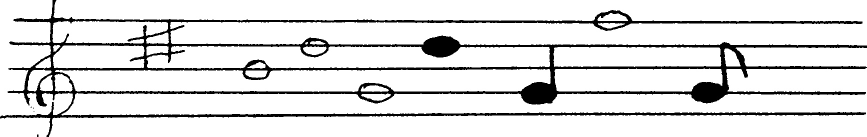
#> input picture kck/po progowaniu.jpg, 1734 x 273 px (shown at 1/2 size)
$ python -i obraz.py   (imports and definitions only)
#> lines starting #> are read from the running program, lines starting #| are printed output that depends on the picture; after the words box and inside, x2 and y2 are one past the last pixel; in counts of white or black regions, pixels touching at a corner belong together
#> further down, picture is the input picture: shape (273, 1734, 3); min 0, max 255, mean 223.5
import numpy as np
import cv2
import pieciolinia as piecio
from skimage.morphology import square
from skimage import morphology

def inwersja(img):
    return (255 - img)
# korekcja gamma
# [9 lines left out: function gamma, not called in this run]

# skaluje zdjecie na podatawie podanej wysokosci
def skaluj_wysokosc(img, height):
    percent = height / float(img.shape[0])
    return cv2.resize(img, (int(img.shape[1] * percent), height))

# skaluje zdjecie na podstawie podanej szerokosci
def skaluj_szerokosc(img, width):
    percent = width / float(img.shape[1])
    return cv2.resize(img, (width, int(img.shape[0] * percent)))

# rozmazuje zdjecie o okreslony wspolczeynnik, nastepnie proguje obraz
# [74 lines left out: functions rozmaz_proguj, progowanie, wczytaj, laduj_szary_obraz, obroc, przytnij and 3 more, not called in this run]

def filtruj(img):
    #img = cv2.medianBlur(img, 5)
    #th3 = cv2.adaptiveThreshold(img, 255, cv2.ADAPTIVE_THRESH_GAUSSIAN_C, cv2.THRESH_BINARY, 11, 5)
    kernel_size = 1
    #img = cv2.GaussianBlur(img, (kernel_size, kernel_size), 0)
    low_threshold = 50
    high_threshold = 200
    edges = cv2.Canny(img, low_threshold, high_threshold)
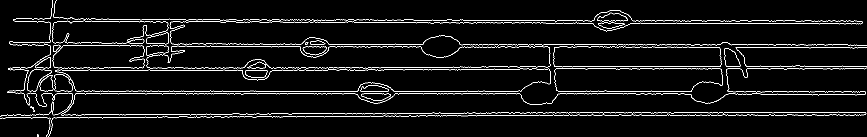
#> edges: shape (273, 1734) (shown at 1/2 size); 4.3% white in thin lines or dots

    count = 3
    dilated = edges
    for i in range(count):
        dilated = morphology.dilation(dilated, square(3))
#> this loop made 3 passes
#> pass 1, in filtruj, `dilated = morphology.dilation(dilated, square(3))`:
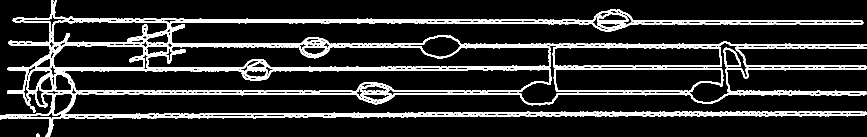
#> dilated: shape (273, 1734) (shown at 1/2 size); 14.6% white; 3 white regions, box (x1, y1, x2, y2) and area: (0, 0, 1734, 273) 68654, (1447, 95, 1482, 135) 398, (73, 267, 79, 273) 32
#> pass 3, in filtruj, `dilated = morphology.dilation(dilated, square(3))`:
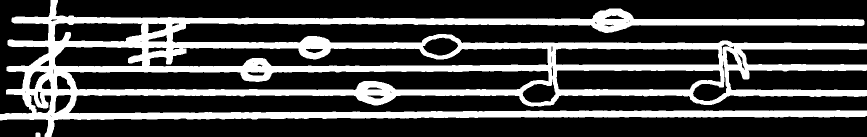
#> dilated: shape (273, 1734) (shown at 1/2 size); 27.9% white; 2 white regions, box (x1, y1, x2, y2) and area: (0, 0, 1734, 273) 131832, (71, 265, 81, 273) 76

    eroded = dilated
    for i in range(count):
        eroded = morphology.erosion(eroded, square(3))
#> this loop made 3 passes
#> pass 1, in filtruj, `eroded = morphology.erosion(eroded, square(3))`:
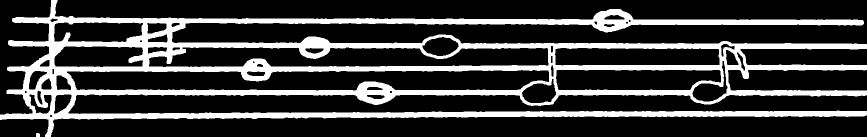
#> eroded: shape (273, 1734) (shown at 1/2 size); 23.2% white; 2 white regions, box (x1, y1, x2, y2) and area: (0, 0, 1734, 273) 109609, (72, 266, 80, 273) 52
#> pass 2, in filtruj, `eroded = morphology.erosion(eroded, square(3))`:
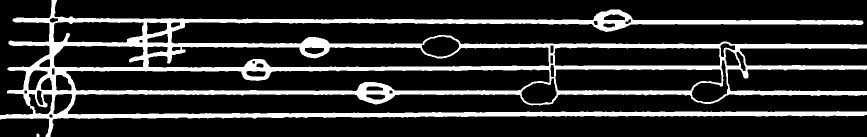
#> eroded: shape (273, 1734) (shown at 1/2 size); 18.4% white; 2 white regions, box (x1, y1, x2, y2) and area: (0, 0, 1734, 273) 87014, (73, 267, 79, 273) 32
#> pass 3, in filtruj, `eroded = morphology.erosion(eroded, square(3))`:
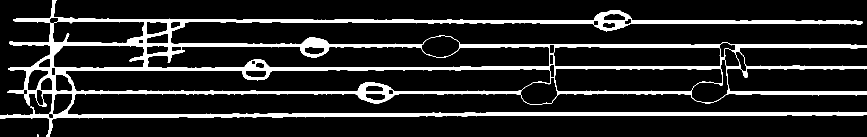
#> eroded: shape (273, 1734) (shown at 1/2 size); 13.5% white; 2 white regions (1 under 20 px), largest, box (x1, y1, x2, y2) and area: (0, 0, 1734, 273) 64057
    out = inwersja(eroded)
#> in inwersja, `return (255 - img)`:
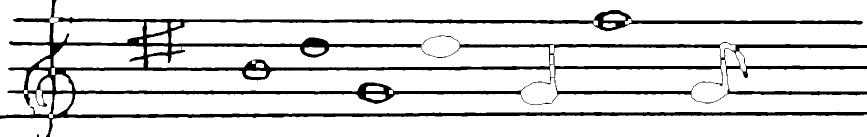
#> returned value: shape (273, 1734) (shown at 1/2 size); 86.5% white; 2 black regions (1 under 20 px), largest, box (x1, y1, x2, y2) and area: (0, 0, 1734, 273) 64057
    # [6 lines of commented-out code are left out]
    return out

>>> import cv2
>>> picture = cv2.imread('po progowaniu.jpg')
>>> result = filtruj(picture)

$ run again, on kck/koniec2.png
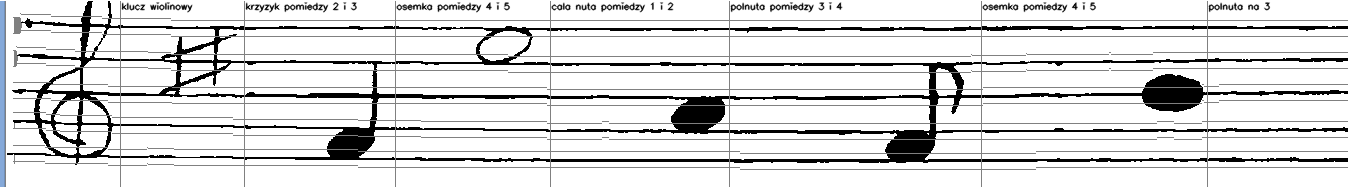
#> input picture kck/koniec2.png, 1368 x 187 px
#> picture is the input picture: shape (187, 1368, 3); mean B, G, R 218.4, 218.2, 218.1
#> in filtruj, `edges = cv2.Canny(img, low_threshold, high_threshold)`:
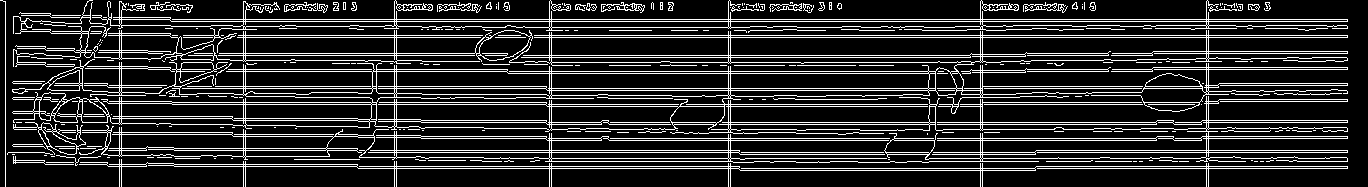
#> edges: shape (187, 1368); 16.9% white in thin lines or dots
#> the loop in filtruj, `for i in range(count):` made 3 passes
#> pass 3, in filtruj, `eroded = morphology.erosion(eroded, square(3))`:
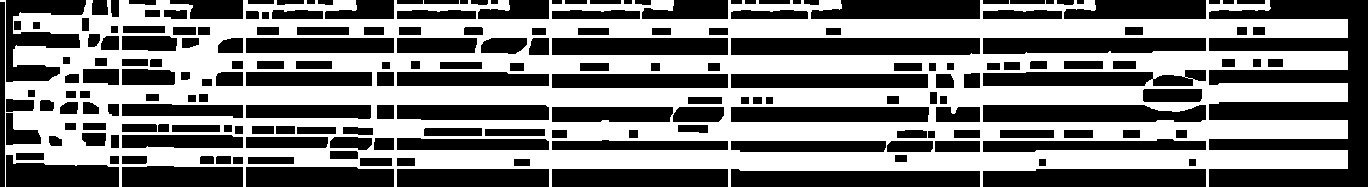
#> eroded: shape (187, 1368); 48.6% white; 1 white region, box (x1, y1, x2, y2) and area: (0, 0, 1348, 187) 124280
